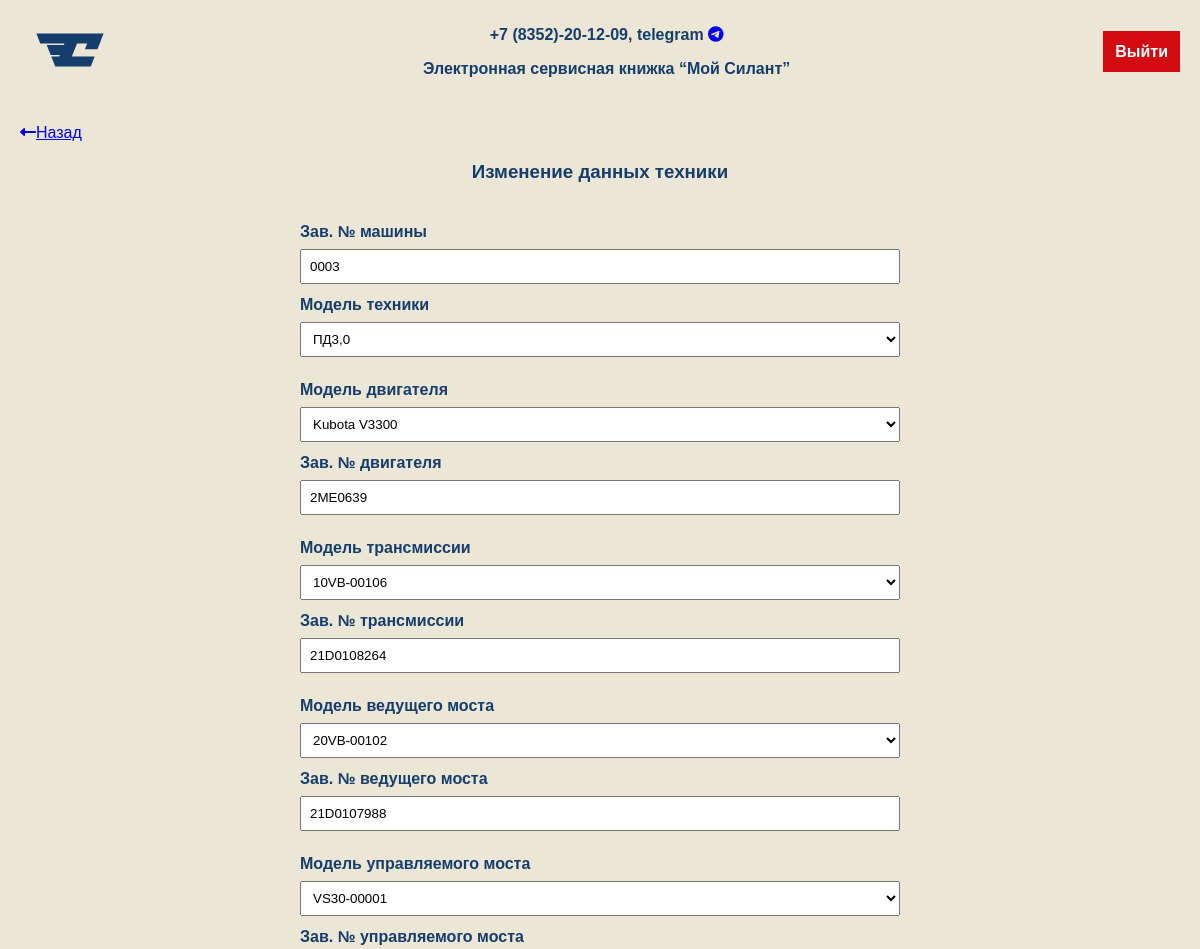
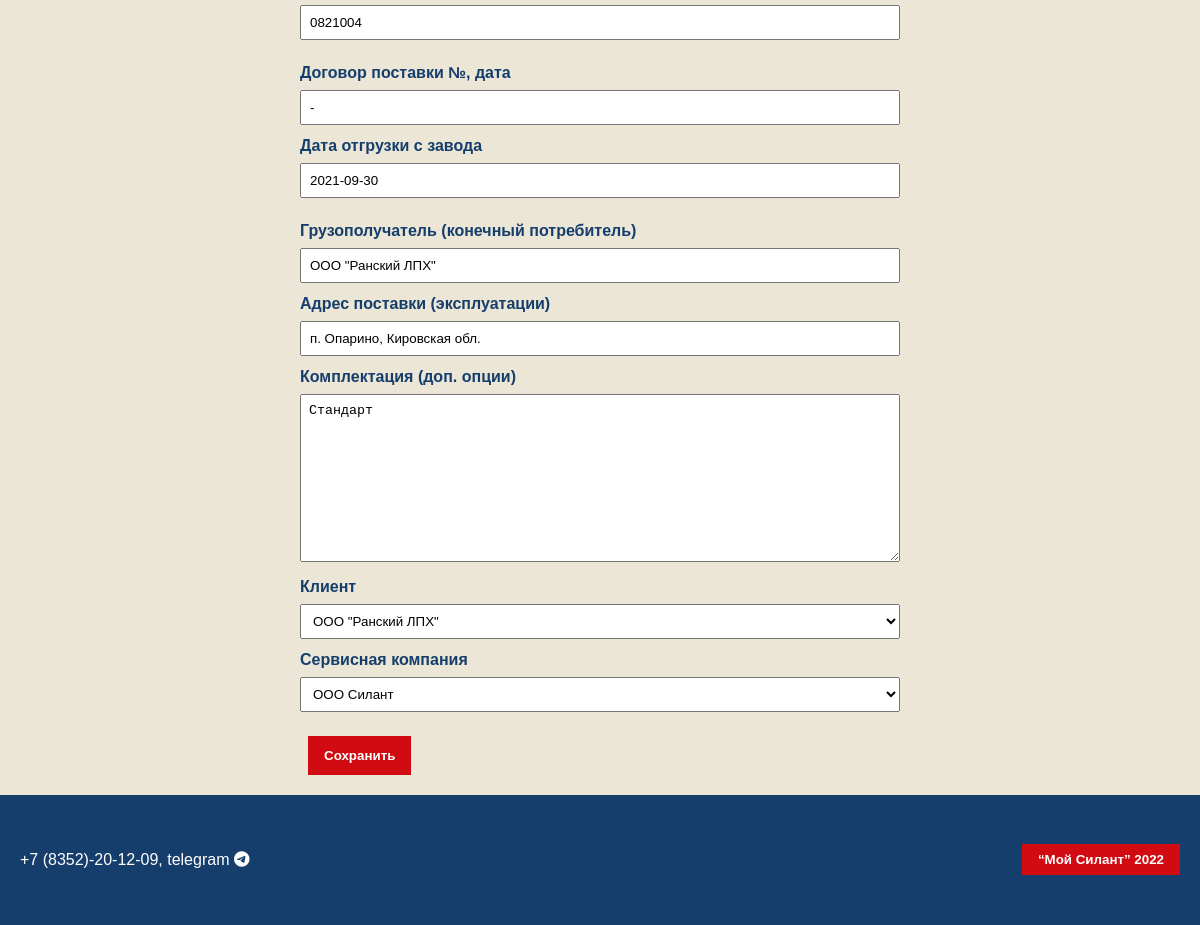
Page /vehicle/10/update (signed in) on the committed database (2 pictures, top to bottom).
### app/models.py (models this page shows, shortened)
class Vehicle(models.Model):
    serial_number = models.CharField(max_length=50, unique=True, verbose_name='Зав. № машины')
    vehicle_model = models.ForeignKey(VehicleModel, on_delete=models.CASCADE, verbose_name='Модель техники', related_name='vehicle_model')
    engine_model = models.ForeignKey(EngineModel, on_delete=models.CASCADE, verbose_name='Модель двигателя', related_name='engine_model')
    engine_serial_number = models.CharField(max_length=50, verbose_name='Зав. № двигателя')
    transmission_model = models.ForeignKey(TransmissionModel, on_delete=models.CASCADE, verbose_name='Модель трансмиссии', related_name='transmission_model')
    transmission_serial_number = models.CharField(max_length=50, verbose_name='Зав. № трансмиссии')
    leading_axle_model = models.ForeignKey(LeadAxleModel, on_delete=models.CASCADE, verbose_name='Модель ведущего моста', related_name='leading_axle_model')
    leading_axle_serial_number = models.CharField(max_length=50, verbose_name='Зав. № ведущего моста')
    steering_axle_model = models.ForeignKey(SteerAxleModel, on_delete=models.CASCADE, verbose_name='Модель управляемого моста', related_name='steering_axle_model')
    steering_axle_serial_number = models.CharField(max_length=50, verbose_name='Зав. № управляемого моста')
    contract = models.CharField(max_length=50, verbose_name='Договор поставки №, дата')
    delivery_date = models.DateField(verbose_name='Дата отгрузки с завода')
    consignee = models.CharField(max_length=50, verbose_name='Грузополучатель (конечный потребитель)')
    delivery_address = models.CharField(max_length=50, verbose_name='Адрес поставки (эксплуатации)')
    fullset = models.TextField(verbose_name='Комплектация (доп. опции)', default="Стандарт")
    client = models.ForeignKey(Client, on_delete=models.CASCADE, verbose_name='Клиент', related_name='client')
    service_company = models.ForeignKey(ServiceCompany, on_delete=models.CASCADE, verbose_name='Сервисная компания', related_name='service_company')
    class Meta:
        verbose_name = 'Техника'
        verbose_name_plural = 'Техника'

### app/views.py (the view)
# urls.py: path('vehicle/<pk>/update', VehicleUpdateView.as_view(), name='vehicle_update'),
class VehicleUpdateView(LoginRequiredMixin, UpdateView):
    permission_required = 'app.update_vehicle'
    model = Vehicle
    form_class = VehicleForm
    template_name = 'app/vehicle_update.html'
    success_url = reverse_lazy('vehicle_list')

### app/forms.py
class VehicleForm(forms.ModelForm):
    class Meta:
        model = Vehicle
        fields = '__all__'

### app/models.py (called while the page is built)
    def __str__(self):
        return self.name

    def __str__(self):
        return self.name

    def __str__(self):
        return self.name

    def __str__(self):
        return self.name

    def __str__(self):
        return self.name

    def __str__(self):
        return f'{self.name}'

    def __str__(self):
        return f'{self.name}'

### roles/models.py (called while the page is built)
    def __str__(self):
        return f'{self.first_name}'

### app/templates/app/vehicle_update.html (shortened to what this page needs)
{% extends 'base.html' %}
{% load static %}
{% block content %}
<a class="back-page" href="{% url 'vehicle_list' %}"><i class="fas fa-long-arrow-alt-left"></i>Назад</a>
<h3 style="text-align: center; margin-bottom: 40px;">Изменение данных техники</h3>
<form class="form" name="vehicleForm" method="post" action="{{request.path}}">
    <div class="united">
        <label for="id_serial_number">{{form.serial_number.label}}</label> {{form.serial_number}}
        <label for="id_vehicle_model">{{form.vehicle_model.label}}</label> {{form.vehicle_model}}
    </div>
    <div class="united">
        <label for="id_engine_model">{{form.engine_model.label}}</label> {{form.engine_model}}
        <label for="id_engine_serial_number">{{form.engine_serial_number.label}}</label> {{form.engine_serial_number}}
    </div>
    <div class="united">
        <label for="id_transmission_model">{{form.transmission_model.label}}</label> {{form.transmission_model}}
        <label for="id_transmission_serial_number">{{form.transmission_serial_number.label}}</label> {{form.transmission_serial_number}}
    </div>
    <div class="united">
        <label for="id_leading_axle_model">{{form.leading_axle_model.label}}</label> {{form.leading_axle_model}}
        <label for="id_leading_axle_serial_number">{{form.leading_axle_serial_number.label}}</label> {{form.leading_axle_serial_number}}
    </div>
    <div class="united">
        <label for="id_steering_axle_model">{{form.steering_axle_model.label}}</label> {{form.steering_axle_model}}
        <label for="id_steering_axle_serial_number">{{form.steering_axle_serial_number.label}}</label> {{form.steering_axle_serial_number}}
    </div>
    <div class="united">
        <label for="id_contract">{{form.contract.label}}</label> {{form.contract}}
        <label for="id_delivery_date">{{form.delivery_date.label}}</label> {{form.delivery_date}}
    </div>
    <div><label for="id_consignee">{{form.consignee.label}}</label> {{form.consignee}}</div>
    <div><label for="id_delivery_address">{{form.delivery_address.label}}</label> {{form.delivery_address}}</div>
    <div><label for="id_fullset">{{form.fullset.label}}</label> {{form.fullset}}</div>
    <div class="united">
        <label for="id_client">{{form.client.label}}</label> {{form.client}}
        <label for="id_service_company">{{form.service_company.label}}</label> {{form.service_company}}
    </div>
    <button type="submit">Сохранить</button>
</form>
{% endblock %}

### static/styles/header.css (style rules this page uses)
body { margin: 0; padding: 0; font-family: 'PT Astra Sans', sans-serif; background-color: #EBE6D6; color: #163E6C; }

### static/styles/main.css (style rules this page uses)
body { margin: 0; padding: 0; font-family: 'PT Astra Sans', sans-serif; background-color: #EBE6D6; margin-left: 10px; }
.form { max-width: 600px; margin: 0 auto; flex-direction: column; align-items: flex-start; }
.united { display: flex; flex-direction: column; justify-content: flex-start; margin-bottom: 12px; }
.form label { display: block; margin-bottom: 8px; font-weight: bold; color: #163E6C; }
.form input, .form select, .form textarea { width: 100%; padding: 8px; margin-bottom: 12px; box-sizing: border-box; }
button { background-color: #D20A11; color: white; border: none; padding: 12px 16px; cursor: pointer; font-weight: bold; margin-left: 8px; }

### static/styles/footer.css (style rules this page uses)
body { margin: 0; padding: 0; font-family: 'PT Astra Sans', sans-serif; min-height: 100vh; display: flex; flex-direction: column; }

### rows in the picture
Vehicle: serial_number "0003", vehicle_model "ПД3,0", engine_model "Kubota V3300", engine_serial_number "2ME0639", transmission_model "10VB-00106", transmission_serial_number "21D0108264", leading_axle_model "20VB-00102", leading_axle_serial_number "21D0107988", steering_axle_model "VS30-00001", steering_axle_serial_number "0821004", contract "-", delivery_date "2021-09-30", consignee "ООО \"Ранский ЛПХ\"", delivery_address "п. Опарино, Кировская обл.", fullset "Стандарт", client "ООО \"Ранский ЛПХ\"", service_company "ООО Силант"
